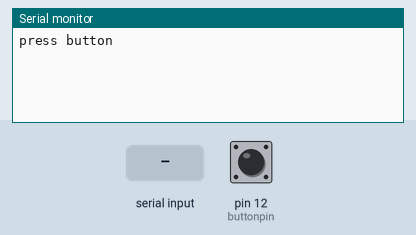
The sketch below on a simulated Arduino Uno, built with avr-gcc and run on an emulated ATmega328P. Shown: the last lines printed to the serial monitor. Inputs (shaded band) come from the test bench; at power-on: pin 12 (buttonpin) LOW. The modem accepts every AT command (registered, SIM ready, sends succeed) and sends nothing else.

Above: at 1.2 s.
1.3 s: pin 12 (buttonpin) pulled HIGH for 0.15 s
At 2.3 s:
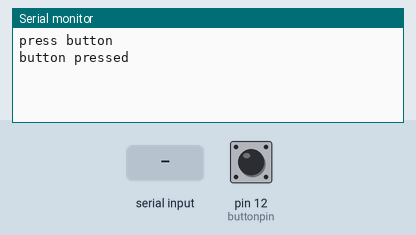
4.4 s: "1" received over the second serial link
7.4 s: "0" received over the second serial link
At 8.1 s:
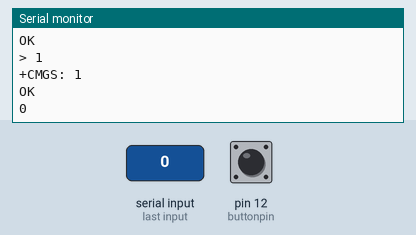
8.9 s: pin 12 (buttonpin) pulled HIGH for 1 s
At 9.3 s:
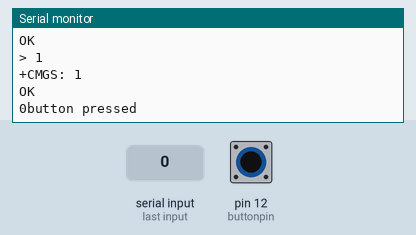

The sketch:

test_text_notificaions.ino
```cpp
#include <SoftwareSerial.h>
SoftwareSerial mySerial(9,10);
char msg;
char call;
int buttonpin=12;
void setup()
{
  pinMode(buttonpin,INPUT);
  mySerial.begin(9600);   // Setting the baud rate of GSM Module
  Serial.begin(9600);// Setting the baud rate of Serial Monitor (Arduino)
  Serial.println("press button");
}

void loop()
{
  if(digitalRead(buttonpin)==HIGH)
  {

    Serial.println("button pressed");
    delay(2000);
    SendMessage();
  }

 if (mySerial.available()>0)
 Serial.write(mySerial.read());
}

void SendMessage()
{
  mySerial.println("AT+CMGF=1");    //Sets the GSM Module in Text Mode
  delay(1000);  // Delay of 1000 milli seconds or 1 second

  mySerial.println("AT+CMGS=\"+18577535327\"\r"); // Replace x with mobile number
  delay(1000);

  mySerial.println("Rat Captured");// The SMS text you want to send
  delay(100);
   mySerial.println((char)26);// ASCII code of CTRL+Z
  delay(1000);
}
```

Measured:
- after the input at 1.3 s, the serial monitor: prints a new line at once (image 1)
- after the input at 7.4 s, the serial monitor: prints a new line at once (image 2)
- after the input at 8.9 s, the serial monitor: prints a new line at once (image 3)
